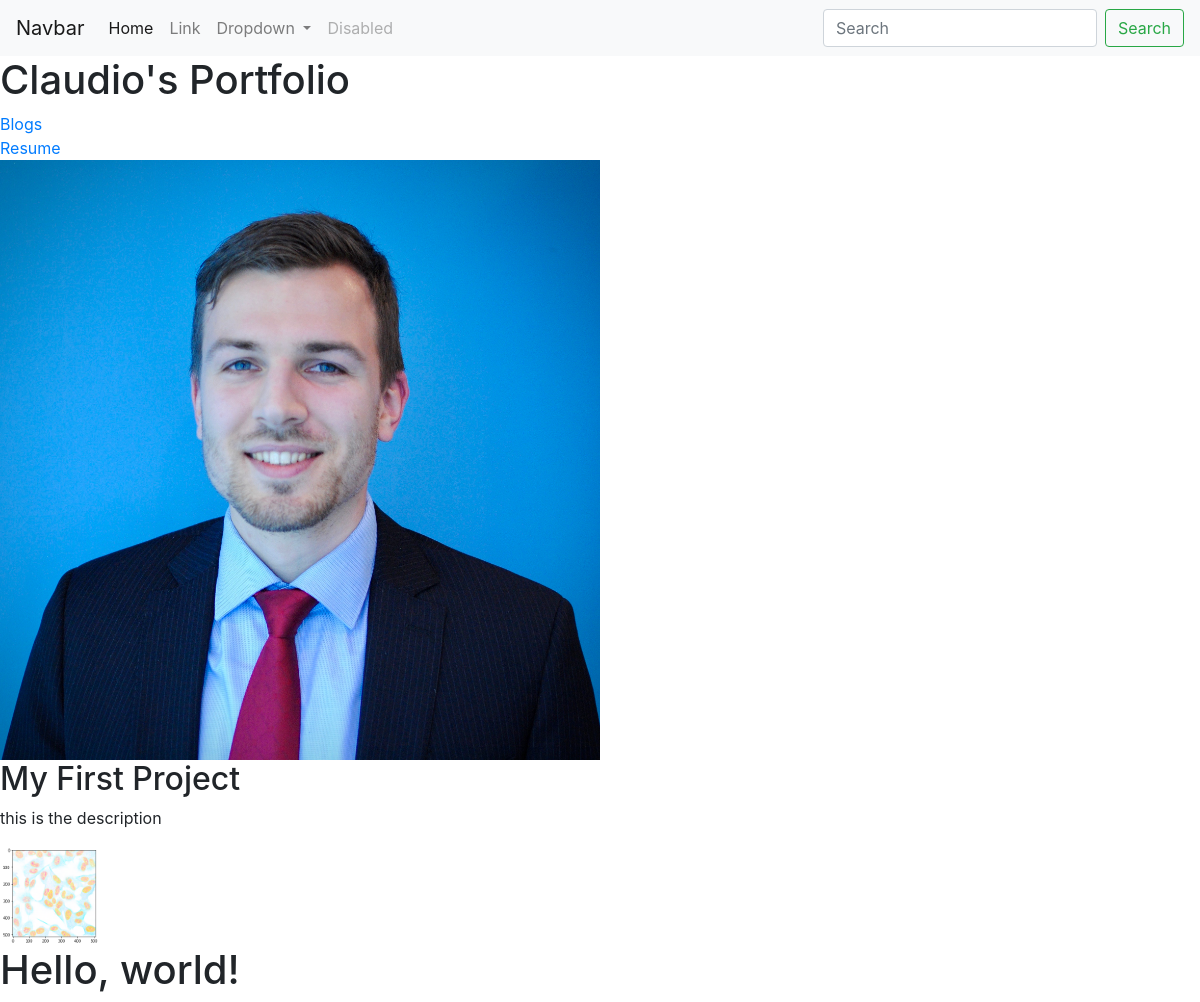
/, run on an earlier commit of the app's database.
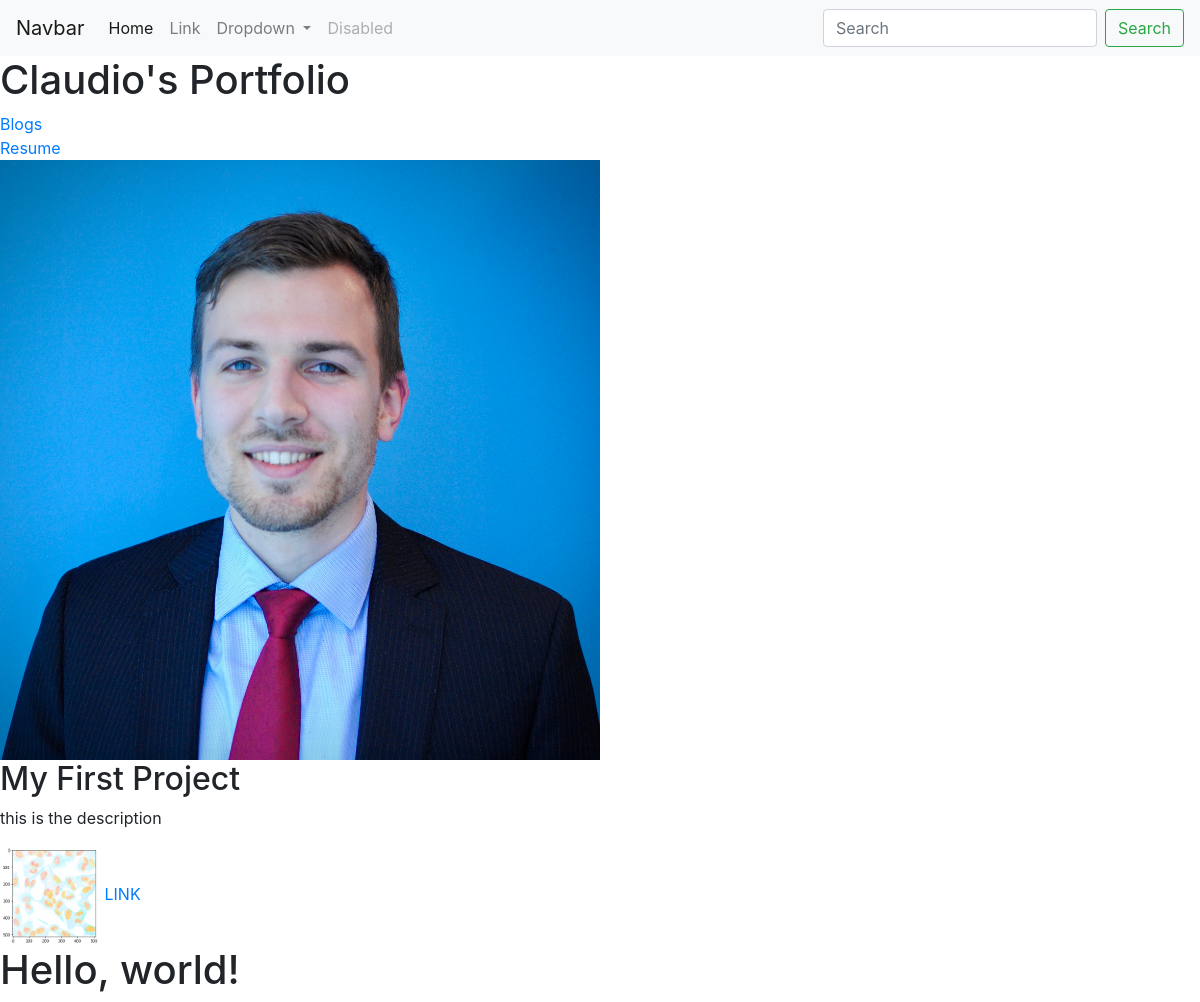
And on a later commit of the database.
### portfolio/models.py (models this page shows, shortened)
class Project(models.Model):
    title = models.CharField(max_length = 100)
    description = models.CharField(max_length = 100)
    image = models.ImageField(upload_to = 'portfolio/images/')
    url = models.URLField(blank=True)

### portfolio/views.py (the view)
# urls.py: 2. Add a URL to urlpatterns:  path('', views.home, name='home')
def home(request):
    projects = Project.objects.all()
    return render(request, 'portfolio/home.html' , {'projects' : projects})

### portfolio/templates/portfolio/home.html
{% extends 'portfolio/base.html' %}
{% block content %}
<h1>Claudio's Portfolio</h1>
<a href="{% url 'blog:all_blogs' %}">Blogs</a> <br>
{% load static %}
<a href="{% static 'portfolio/ClaudioLaasCV.pdf' %}">Resume</a> <br>
<img src="{% static 'portfolio/ClaudioLaas.jpg' %}" width="50%">
{% for project in projects %}
<h2>{{ project.title }}</h2>
<p>{{ project.description }}</p>
<img src="{{ project.image.url }}" height=100 width=100>
{% if project.url %}
<a href="{{ project.url}}"> LINK </a>
{% endif %}
{% endfor %}
{% endblock %}

What changed in the data, as far as the page shows it:
changed Project "My First Project": now shows "LINK"
